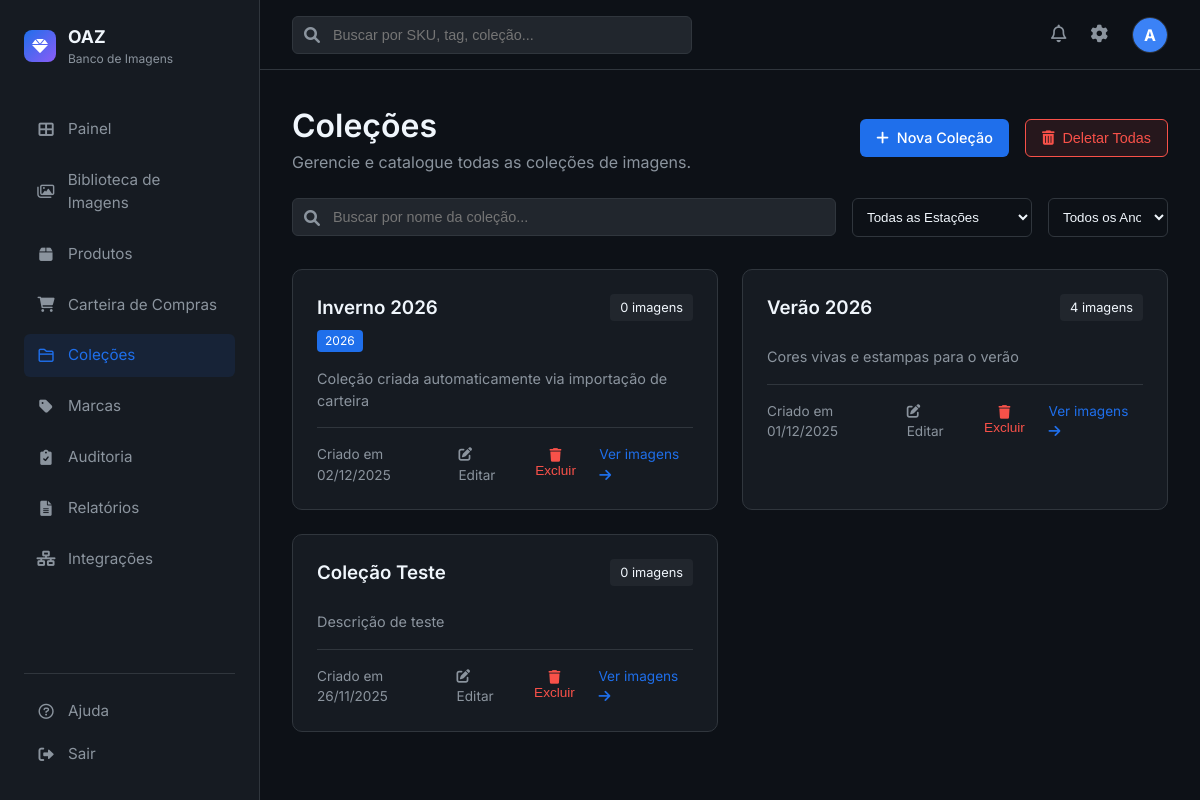
Before: /collections (signed in) with the older database file.
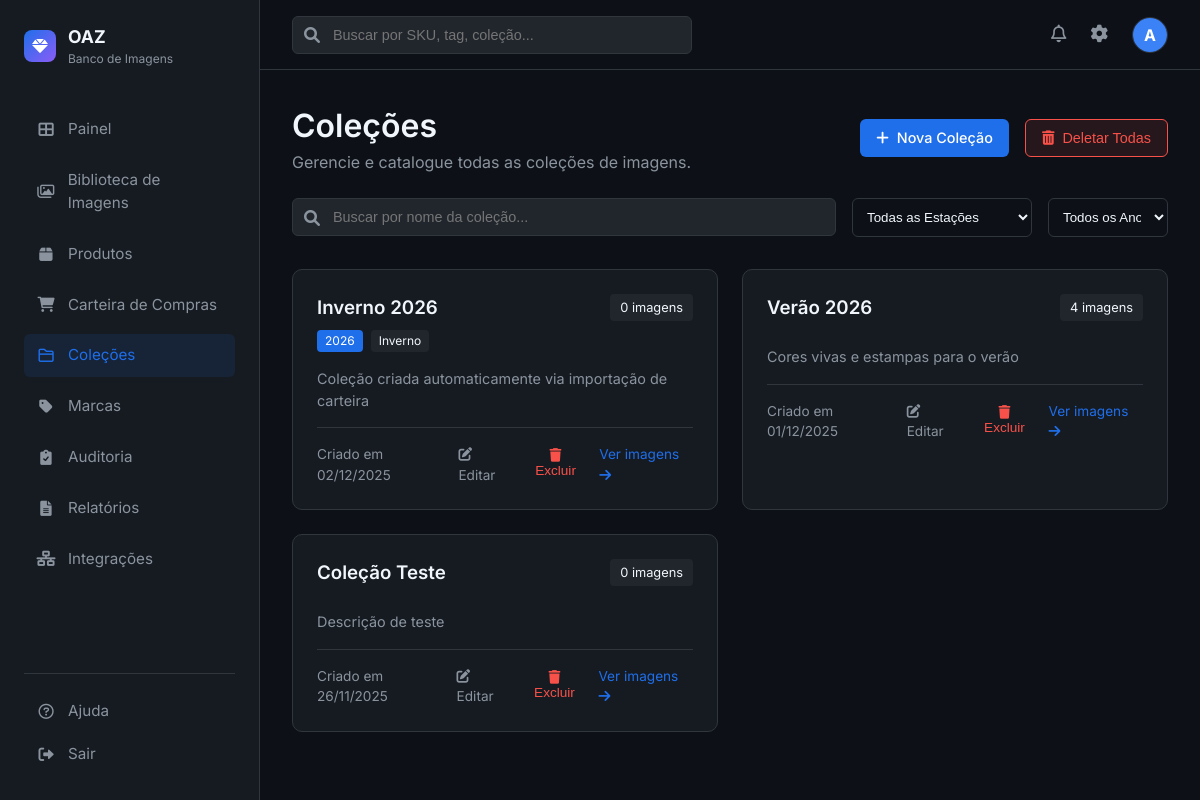
After: the same page with the newer database file.
### app.py (models this page shows, shortened)
class User(UserMixin, db.Model):
    id = db.Column(db.Integer, primary_key=True)
    username = db.Column(db.String(80), unique=True, nullable=False)
    email = db.Column(db.String(120), unique=True, nullable=False)
    password_hash = db.Column(db.String(128))

class Collection(db.Model):
    id = db.Column(db.Integer, primary_key=True)
    name = db.Column(db.String(100), nullable=False)
    description = db.Column(db.Text)
    season = db.Column(db.String(50))  # Estação: Primavera/Verão, Outono/Inverno
    year = db.Column(db.Integer)  # Ano da coleção
    campanha = db.Column(db.String(100))  # Nome da campanha
    created_at = db.Column(db.DateTime, default=datetime.utcnow)
    images = db.relationship('Image', backref='collection', lazy=True)

### app.py (the view)
@app.route('/collections')
@login_required
def collections():
    search = request.args.get('search', '')
    season = request.args.get('season', '')
    year = request.args.get('year', '')
    query = Collection.query
    if search:
        query = query.filter(Collection.name.ilike(f'%{search}%'))
    if season:
        query = query.filter_by(season=season)
    if year:
        query = query.filter_by(year=int(year))
    collections = query.order_by(Collection.created_at.desc()).all()
    return render_template('collections/list.html', collections=collections)

### app.py (called while the page is built)
@login_manager.user_loader
def load_user(user_id):
    return User.query.get(int(user_id))

### templates/collections/list.html (shortened to what this page needs)
{% extends "base.html" %}
{% block content %}
<div style="display: flex; justify-content: space-between; align-items: center; margin-bottom: 1.5rem;">
    <div>
        <h1>Coleções</h1>
        <p style="color: var(--text-secondary);">Gerencie e catalogue todas as coleções de imagens.</p>
    </div>
    <div style="display: flex; gap: 1rem;">
        <a href="{{ url_for('new_collection') }}" class="btn btn-primary">
            <i class="fas fa-plus"></i> Nova Coleção
        </a>
        {% if collections %}
        <button type="button" onclick="confirmarDeletarTodas()" class="btn" style="background: rgba(248, 81, 73, 0.1); border: 1px solid #f85149; color: #f85149;">
            <i class="fas fa-trash-alt"></i> Deletar Todas
        </button>
        {% endif %}
    </div>
</div>
<div style="margin-bottom: 2rem; display: flex; gap: 1rem;">
    <form method="GET" action="{{ url_for('collections') }}" style="display: flex; gap: 1rem; flex: 1;">
        <div class="search-bar" style="flex: 1; width: auto;">
            <i class="fas fa-search"></i>
            <input type="text" name="search" placeholder="Buscar por nome da coleção..." value="{{ request.args.get('search', '') }}">
        </div>
        <select name="season" class="form-control" style="width: 180px;" onchange="this.form.submit()">
            <option value="">Todas as Estações</option>
        </select>
        <select name="year" class="form-control" style="width: 120px;" onchange="this.form.submit()">
            <option value="">Todos os Anos</option>
        </select>
    </form>
</div>
{% if collections %}
<div style="display: grid; grid-template-columns: repeat(auto-fill, minmax(320px, 1fr)); gap: 1.5rem;">
    {% for collection in collections %}
    <div class="stat-card">
        <div style="display: flex; justify-content: space-between; align-items: start; margin-bottom: 1rem;">
            <div>
                <h3 style="margin-bottom: 0.25rem;">{{ collection.name }}</h3>
                <div style="display: flex; gap: 0.5rem; flex-wrap: wrap; margin-top: 0.5rem;">
                    {% if collection.year %}
                    <span style="background: var(--accent-blue); color: white; padding: 2px 8px; border-radius: 4px; font-size: 0.75rem;">
                        {{ collection.year }}
                    </span>
                    {% endif %}
                    {% if collection.season %}
                    <span style="background: var(--bg-tertiary); padding: 2px 8px; border-radius: 4px; font-size: 0.75rem;">
                        {{ collection.season }}
                    </span>
                    {% endif %}
                </div>
            </div>
            <span style="background: var(--bg-tertiary); padding: 4px 10px; border-radius: 4px; font-size: 0.8rem;">
                {{ collection.images | length }} imagens
            </span>
        </div>
        {% if collection.description %}
        <p style="color: var(--text-secondary); font-size: 0.9rem; margin-bottom: 1rem;">
            {{ collection.description[:100] }}{% if collection.description|length > 100 %}...{% endif %}
        </p>
        {% endif %}
        <div style="display: flex; justify-content: space-between; align-items: center; font-size: 0.85rem; color: var(--text-secondary); border-top: 1px solid var(--border-color); padding-top: 1rem;">
            <span>Criado em {{ collection.created_at.strftime('%d/%m/%Y') }}</span>
            <div style="display: flex; gap: 1rem; align-items: center;">
                <a href="{{ url_for('edit_collection', id=collection.id) }}" style="color: var(--text-secondary);">
                    <i class="fas fa-edit"></i> Editar
                </a>
                <form action="{{ url_for('delete_collection', id=collection.id) }}" method="POST" style="display: inline;" onsubmit="return confirm('Tem certeza que deseja excluir esta coleção?');">
                    <button type="submit" style="background: none; border: none; color: #f85149; cursor: pointer; font-size: 0.85rem; padding: 0;">
                        <i class="fas fa-trash"></i> Excluir
                    </button>
                </form>
                <a href="{{ url_for('catalog') }}?collection_id={{ collection.id }}" style="color: var(--accent-blue);">
                    Ver imagens <i class="fas fa-arrow-right"></i>
                </a>
            </div>
        </div>
    </div>
    {% endfor %}
</div>
{% endif %}
{% endblock %}

### templates/base.html (shortened to what this page needs)
<!DOCTYPE html>
<html lang="pt-BR">
<head>
    <link rel="stylesheet" href="{{ url_for('static', filename='css/style.css') }}">
    <link href="https://cdnjs.cloudflare.com/ajax/libs/font-awesome/6.0.0/css/all.min.css" rel="stylesheet">
</head>
<body>
    <div class="app-container">
        <aside class="sidebar">
            <div class="logo-area">
                <div class="logo-icon">
                    <i class="fas fa-gem"></i>
                </div>
                <div>
                    <div style="font-weight: 700; font-size: 1.1rem;">OAZ</div>
                    <div style="font-size: 0.75rem; color: var(--text-secondary);">Banco de Imagens</div>
                </div>
            </div>
            <nav class="nav-menu">
                <a href="{{ url_for('dashboard') }}"
                    class="nav-item {% if request.endpoint == 'dashboard' %}active{% endif %}">
                    <i class="fas fa-th-large"></i>
                    <span>Painel</span>
                </a>
                <a href="{{ url_for('catalog') }}"
                    class="nav-item {% if request.endpoint == 'catalog' %}active{% endif %}">
                    <i class="far fa-images"></i>
                    <span>Biblioteca de Imagens</span>
                </a>
                <a href="{{ url_for('produtos') }}"
                    class="nav-item {% if request.endpoint in ['produtos', 'new_produto', 'edit_produto'] %}active{% endif %}">
                    <i class="fas fa-box"></i>
                    <span>Produtos</span>
                </a>
                <a href="{{ url_for('carteira') }}"
                    class="nav-item {% if request.endpoint in ['carteira', 'importar_carteira'] %}active{% endif %}">
                    <i class="fas fa-shopping-cart"></i>
                    <span>Carteira de Compras</span>
                </a>
                <a href="{{ url_for('collections') }}"
                    class="nav-item {% if request.endpoint == 'collections' %}active{% endif %}">
                    <i class="far fa-folder"></i>
                    <span>Coleções</span>
                </a>
                <a href="{{ url_for('brands') }}"
                    class="nav-item {% if request.endpoint == 'brands' %}active{% endif %}">
                    <i class="fas fa-tag"></i>
                    <span>Marcas</span>
                </a>
                <a href="{{ url_for('auditoria') }}"
                    class="nav-item {% if request.endpoint in ['auditoria', 'historico_sku', 'skus_pendentes'] %}active{% endif %}">
                    <i class="fas fa-clipboard-check"></i>
                    <span>Auditoria</span>
                </a>
                <a href="{{ url_for('reports') }}"
                    class="nav-item {% if request.endpoint == 'reports' %}active{% endif %}">
                    <i class="fas fa-file-alt"></i>
                    <span>Relatórios</span>
                </a>
                <a href="{{ url_for('integrations') }}"
                    class="nav-item {% if request.endpoint == 'integrations' %}active{% endif %}">
                    <i class="fas fa-network-wired"></i>
                    <span>Integrações</span>
                </a>
            </nav>
            <div class="bottom-menu">
                <a href="#" class="nav-item">
                    <i class="far fa-question-circle"></i>
                    <span>Ajuda</span>
                </a>
                <a href="{{ url_for('logout') }}" class="nav-item">
                    <i class="fas fa-sign-out-alt"></i>
                    <span>Sair</span>
                </a>
            </div>
        </aside>
        <main class="main-content">
            <header class="top-header">
                <div class="search-bar">
                    <i class="fas fa-search"></i>
                    <input type="text" placeholder="Buscar por SKU, tag, coleção...">
                </div>
                <div class="header-actions">
                    <button class="icon-btn"><i class="far fa-bell"></i></button>
                    <a href="{{ url_for('settings') }}" class="icon-btn"><i class="fas fa-cog"></i></a>
                    <div class="user-profile">
                        <div
                            style="width:100%; height:100%; background:#3b82f6; display:flex; align-items:center; justify-content:center; color:white; font-weight:bold;">
                            {{ current_user.username[0].upper() }}
                        </div>
                    </div>
                </div>
            </header>
            <div class="content-scroll">
                {% block content %}{% endblock %}
            </div>
        </main>
    </div>
</body>
</html>

### static/css/style.css (style rules this page uses)
:root { --bg-primary: #0d1117; --bg-secondary: #161b22; --bg-tertiary: #21262d; --text-primary: #f0f6fc; --text-secondary: #8b949e; --accent-primary: #238636; --accent-blue: #1f6feb; --border-color: #30363d; --card-bg: #161b22; --hover-bg: #21262d; --font-main: 'Inter', -apple-system, BlinkMacSystemFont, sans-serif; }
* { box-sizing: border-box; margin: 0; padding: 0; }
body { font-family: var(--font-main); background-color: var(--bg-primary); color: var(--text-primary); line-height: 1.5; height: 100vh; display: flex; overflow: hidden; }
h1, h2, h3, h4, h5, h6 { color: var(--text-primary); font-weight: 600; }
a { text-decoration: none; color: var(--accent-blue); }
.app-container { display: flex; width: 100%; height: 100%; }
.sidebar { width: 260px; background-color: var(--bg-secondary); border-right: 1px solid var(--border-color); display: flex; flex-direction: column; padding: 1.5rem; flex-shrink: 0; }
.logo-area { display: flex; align-items: center; gap: 12px; margin-bottom: 2.5rem; }
.logo-icon { width: 32px; height: 32px; background: linear-gradient(135deg, #1f6feb, #8b5cf6); border-radius: 8px; display: flex; align-items: center; justify-content: center; font-weight: bold; color: white; }
.nav-menu { display: flex; flex-direction: column; gap: 0.5rem; flex: 1; }
.nav-item { display: flex; align-items: center; gap: 12px; padding: 10px 12px; border-radius: 6px; color: var(--text-secondary); transition: all 0.2s ease; font-size: 0.95rem; }
.nav-item:hover, .nav-item.active { background-color: rgba(31, 111, 235, 0.1); color: var(--accent-blue); }
.nav-item i { width: 20px; text-align: center; }
.bottom-menu { margin-top: auto; border-top: 1px solid var(--border-color); padding-top: 1rem; }
.main-content { flex: 1; display: flex; flex-direction: column; overflow: hidden; background-color: var(--bg-primary); }
.top-header { height: 70px; border-bottom: 1px solid var(--border-color); display: flex; align-items: center; justify-content: space-between; padding: 0 2rem; background-color: var(--bg-primary); }
.search-bar { position: relative; width: 400px; }
.search-bar input { width: 100%; background-color: var(--bg-tertiary); border: 1px solid var(--border-color); padding: 10px 16px 10px 40px; border-radius: 6px; color: var(--text-primary); font-size: 0.9rem; }
.search-bar i { position: absolute; left: 12px; top: 50%; transform: translateY(-50%); color: var(--text-secondary); }
.header-actions { display: flex; align-items: center; gap: 1.5rem; }
.icon-btn { background: none; border: none; color: var(--text-secondary); cursor: pointer; font-size: 1.1rem; }
.user-profile { width: 36px; height: 36px; border-radius: 50%; background-color: var(--bg-tertiary); border: 1px solid var(--border-color); overflow: hidden; }
.content-scroll { flex: 1; overflow-y: auto; padding: 2rem; }
.stat-card { background-color: var(--card-bg); border: 1px solid var(--border-color); border-radius: 10px; padding: 1.5rem; }
.btn { padding: 8px 16px; border-radius: 6px; font-size: 0.9rem; font-weight: 500; cursor: pointer; border: none; transition: all 0.2s; display: inline-flex; align-items: center; gap: 8px; }
.btn-primary { background-color: var(--accent-blue); color: white; }
.form-control { width: 100%; padding: 10px; background-color: var(--bg-primary); border: 1px solid var(--border-color); border-radius: 6px; color: var(--text-primary); }

Changed rows visible on the page:
changed Collection "Coleção criada automaticamente via importação de carteira": season (not shown) → "Inverno"
